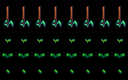

Rendered tile map (Tiled .tmx) drawn with the repository's tilesets; below, a short description and the full map source, tile grids included:
An orthogonal 8x5 tile map with 16x16 px tiles, 2 tile layers (Buildings, Front).

<map version="1.10" tiledversion="1.11.2" orientation="orthogonal" renderorder="right-down" width="8" height="5" tilewidth="16" tileheight="16" infinite="0" nextlayerid="7" nextobjectid="1">
 <tileset firstgid="1" name="spring_GardenCrops" tilewidth="16" tileheight="16" tilecount="128" columns="16">
  <image source="spring_GardenCrops.png" width="256" height="128" />
 </tileset>
 <layer id="2" name="Buildings" width="8" height="5">
  <data encoding="csv">
0,0,0,0,0,0,0,0,
27,27,27,27,27,27,27,27,
19,19,19,19,19,19,19,19,
51,51,51,51,51,51,51,51,
59,59,59,59,59,59,59,59
</data>
 </layer>
 <objectgroup id="3" name="Buildings" />
 <layer id="5" name="Front" width="8" height="5">
  <data encoding="csv">
11,11,11,11,11,11,11,11,
0,0,0,0,0,0,0,0,
0,0,0,0,0,0,0,0,
0,0,0,0,0,0,0,0,
0,0,0,0,0,0,0,0
</data>
 </layer>
 <objectgroup id="6" name="Front" />
</map>
